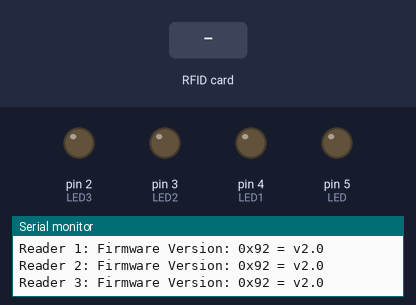
A sketch run on a simulated Arduino Uno, built with avr-gcc and run on an emulated ATmega328P. Shown: output pins drawn as LEDs (lit = HIGH), the last lines printed to the serial monitor. Inputs (shaded band) come from the test bench. Pins used as bus, display or sensor lines are not drawn.

Above: at 1.4 s.
1.5 s: RFID card F3 F3 A0 06 held to the reader
At 1.8 s:
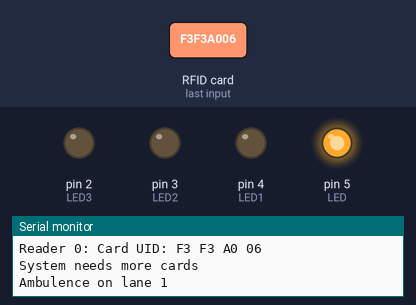
Timing chart, 0 to 9.0 s (numbered marks = the images above; inputs shaded):
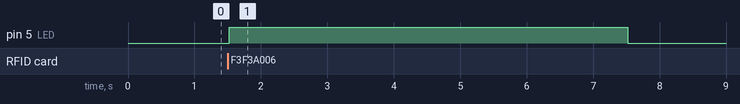

The sketch:

rid_final.ino
```cpp
#include <SPI.h>
#include <MFRC522.h>

// PIN Numbers : RESET + SDAs
#define RST_PIN         9
#define SS_1_PIN        10
#define SS_2_PIN        8
#define SS_3_PIN        7
#define SS_4_PIN        6
#define LED 5
#define LED1 4
#define LED2 3
#define LED3 2
// Led and Relay PINS


// List of Tags UIDs that are allowed to open the puzzle
byte tagarray[][4] = {
  {0xF3, 0xF3, 0xA0, 0x06}
};

// Inlocking status :
int tagcount = 4;
bool access = false;

#define NR_OF_READERS   4

byte ssPins[] = {SS_1_PIN, SS_2_PIN, SS_3_PIN, SS_4_PIN};

// Create an MFRC522 instance :
MFRC522 mfrc522[NR_OF_READERS];

/**
   Initialize.
*/
void setup() {

  Serial.begin(9600);           // Initialize serial communications with the PC
  while (!Serial);              // Do nothing if no serial port is opened (added for Arduinos based on ATMEGA32U4)

  SPI.begin();                  // Init SPI bus

  /* Initializing Inputs and Outputs */
  pinMode(LED, OUTPUT);
  digitalWrite(LED,LOW);

  pinMode(LED1, OUTPUT);
  digitalWrite(LED1,LOW);
    pinMode(LED2, OUTPUT);
  digitalWrite(LED2,LOW);
    pinMode(LED3, OUTPUT);
  digitalWrite(LED3,LOW);

  /* looking for MFRC522 readers */
  for (uint8_t reader = 0; reader < NR_OF_READERS; reader++) {
    mfrc522[reader].PCD_Init(ssPins[reader], RST_PIN);
    Serial.print(F("Reader "));
    Serial.print(reader);
    Serial.print(F(": "));
    mfrc522[reader].PCD_DumpVersionToSerial();
    //mfrc522[reader].PCD_SetAntennaGain(mfrc522[reader].RxGain_max);

  }
//  Serial.print(MFRC522 mfrc522[NR_OF_READERS]);
}

/*
   Main loop.
*/

void loop() {

  for (uint8_t reader = 0; reader < NR_OF_READERS; reader++) {

    // Looking for new cards
    if (mfrc522[reader].PICC_IsNewCardPresent() && mfrc522[reader].PICC_ReadCardSerial()) {
      Serial.print(F("Reader "));
      Serial.print(reader);

      // Show some details of the PICC (that is: the tag/card)
      Serial.print(F(": Card UID:"));
      dump_byte_array(mfrc522[reader].uid.uidByte, mfrc522[reader].uid.size);
      Serial.println();

      for (int x = 0; x < sizeof(tagarray); x++)                  // tagarray's row
      {
        for (int i = 0; i < mfrc522[reader].uid.size; i++)        //tagarray's columns
        {
          if ( mfrc522[reader].uid.uidByte[i] != tagarray[x][i])  //Comparing the UID in the buffer to the UID in the tag array.
          {
            DenyingTag();
            break;
          }
          else
          {
            if (i == mfrc522[reader].uid.size - 1)                // Test if we browesed the whole UID.
            {

              AllowTag();
            }
            else
            {
              continue;                                           // We still didn't reach the last cell/column : continue testing!
            }
          }
        }
        if (access) break;                                        // If the Tag is allowed, quit the test.
      }


      if (access)
      {
        if (tagcount == NR_OF_READERS)
        {
          OpenDoor();
        }
        else
        {
          MoreTagsNeeded();
        }
      }
      else
      {
        UnknownTag();
      }

      if(reader == 3){
        Serial.print("Ambulence on lane 4");
        digitalWrite(LED1,HIGH);
        delay(6000);
        digitalWrite(LED1,LOW);
      }
      if(reader == 2){
        Serial.print("Ambulence on lane 3");
        digitalWrite(LED2,HIGH);
        delay(6000);
        digitalWrite(LED2,LOW);
      }
      if(reader == 1){
        Serial.print("Ambulence on lane 2");
        digitalWrite(LED3,HIGH);
        delay(6000);
        digitalWrite(LED3,LOW);
      }
      if(reader == 0){
        Serial.print("Ambulence on lane 1");
        digitalWrite(LED,HIGH);
        delay(6000);
        digitalWrite(LED,LOW);
      }
      else{
        Serial.print("No Ambulence");
        digitalWrite(LED,LOW);
        digitalWrite(LED1,LOW);
        digitalWrite(LED2,LOW);
        digitalWrite(LED3,LOW);
      }
      /*Serial.print(F("PICC type: "));
        MFRC522::PICC_Type piccType = mfrc522[reader].PICC_GetType(mfrc522[reader].uid.sak);
        Serial.println(mfrc522[reader].PICC_GetTypeName(piccType));*/
      // Halt PICC
      mfrc522[reader].PICC_HaltA();
      // Stop encryption on PCD
      mfrc522[reader].PCD_StopCrypto1();
    } //if (mfrc522[reader].PICC_IsNewC..
  } //for(uint8_t reader..

}

/**
   Helper routine to dump a byte array as hex values to Serial.
*/
void dump_byte_array(byte * buffer, byte bufferSize) {
  for (byte i = 0; i < bufferSize; i++) {
    Serial.print(buffer[i] < 0x10 ? " 0" : " ");
    Serial.print(buffer[i], HEX);
  }
}

void printTagcount() {
  Serial.print("Tag n°");
  Serial.println(tagcount);
}

void DenyingTag()
{
  tagcount = tagcount;
  access = false;
}

void AllowTag()
{
  tagcount = tagcount + 1;
  access = true;
}

void Initialize()
{
  tagcount = 0;
  access = false;
}

void OpenDoor()
{
  Serial.println("Welcome! the door is now open");
  Initialize();

}

void MoreTagsNeeded()
{

  Serial.println("System needs more cards");

  access = false;
}

void UnknownTag()
{
  Serial.println("This Tag isn't allowed!");
  printTagcount();
  for (int flash = 0; flash < 5; flash++)
  {

  }
}
```

Measured:
- after the input at 1.5 s, pin 5 (LED): LOW → HIGH at once, → LOW 6.0 s later
